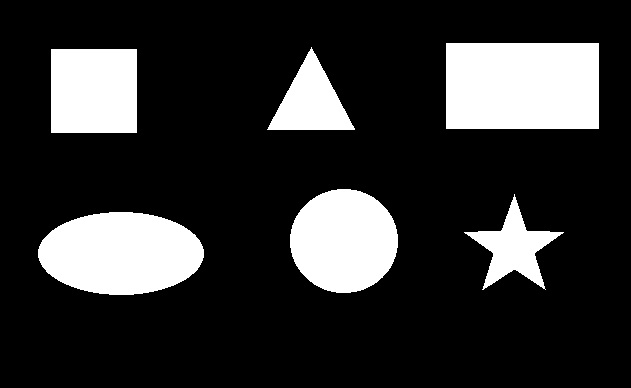
#> input picture hw6/pic/shapes.jpg, 631 x 388 px, found by its file name
$ python Q_4.py
#> lines starting #> are read from the running program, lines starting #| are printed output that depends on the picture; after the words box and inside, x2 and y2 are one past the last pixel; in counts of white or black regions, pixels touching at a corner belong together
#!/usr/bin/env python
# coding: utf-8


import numpy as np
import cv2
import matplotlib.pyplot as plt

img = cv2.imread("shapes.jpg")
#> img is the input picture: shape (388, 631, 3); min 0, max 255, mean 49
plt.imshow(img, "gray"  ,vmin=0 , vmax=255)
plt.title("Original Image")

gray = cv2.cvtColor(img, cv2.COLOR_BGR2GRAY)
gray = cv2.GaussianBlur(gray,(13,13),5)
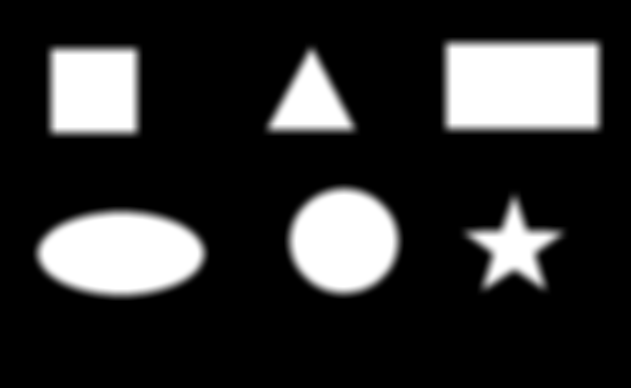
#> gray: shape (388, 631); min 0, max 255, mean 49
cns,_ = cv2.findContours(gray.copy(), cv2.RETR_EXTERNAL,cv2.CHAIN_APPROX_SIMPLE) # extracting contours
#> cns = 6 contours; box (x1, y1, x2, y2) and area: (440, 37, 605, 135) 15908, (31, 206, 210, 301) 13712, (284, 183, 404, 299) 11334, (45, 43, 143, 139) 9215, (458, 188, 570, 296) 6114, (261, 41, 361, 136) 5730

area=[]
skin=[]
sikin_area=[]
solid=[]

for i in range(len(cns)):
    area.append(0)
    skin.append(0)
    sikin_area.append(0)
    solid.append(0)
    area[i]=cv2.contourArea(cns[i])
    skin[i] = cv2.convexHull(cns[i])
    sikin_area[i] = cv2.contourArea(skin[i])
    solid[i] = float(area[i])/sikin_area[i]
#> this loop made 6 passes
#> after the loop, area = [13711.5, 6113.5, 11334.5, 9215, 5729.5, 15908]; sikin_area = [13821, 8970, 11409, 9215, 5803, 15908]; skin = 6 contours; box (x1, y1, x2, y2) and area: (440, 37, 605, 135) 15908, (31, 206, 210, 301) 13821, (284, 183, 404, 299) 11409, (45, 43, 143, 139) 9215, (458, 188, 570, 296) 8970, (261, 41, 361, 136) 5803; solid = [0.992, 0.682, 0.993, 1, 0.987, 1]

STRA =np.argmin(np.array(solid))
#> STRA = 1
output = cv2.drawContours(img, cns, STRA , (0, 255, 0), 2)
plt.figure()
plt.imshow(output, "gray")
plt.title("STRA_detected")
plt.show()

$ run again, with hw6/pic/region_growing.jpg copied over hw6/pic/shapes.jpg
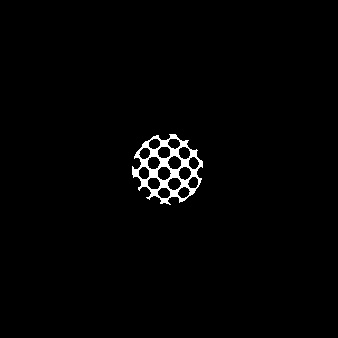
#> input picture hw6/pic/region_growing.jpg, 338 x 338 px, found by its file name
#> img is the input picture: shape (338, 338, 3); min 0, max 255, mean 3.9
#> `gray = cv2.GaussianBlur(gray,(13,13),5)`:
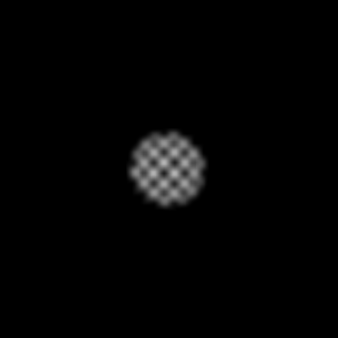
#> gray: shape (338, 338); min 0, max 181, mean 3.9
#> cns = 1 contour; box (x1, y1, x2, y2) and area: (126, 128, 209, 211) 5481
#> the loop `for i in range(len(cns)):` made 1 pass
#> after the loop `for i in range(len(cns)):`: area = [5481]; sikin_area = [5695.5]; skin = 1 contour; box (x1, y1, x2, y2) and area: (126, 128, 209, 211) 5696; solid = [0.962]
#> STRA = 0
